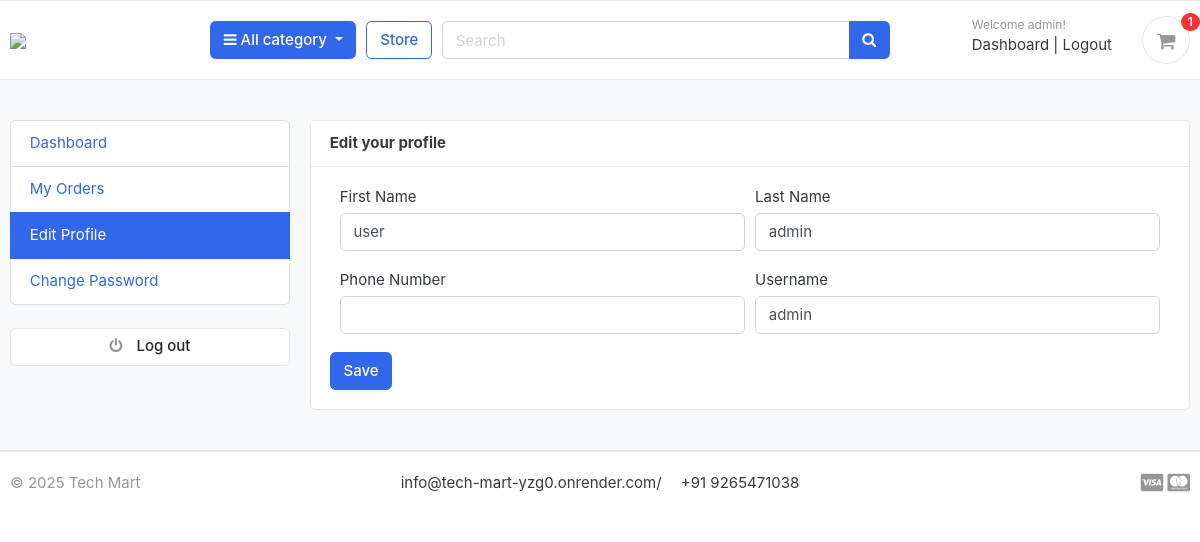
/accounts/edit_profile/ (signed in), run on the app's committed database.
### accounts/models.py (models this page shows, shortened)
class Account(AbstractBaseUser):
    first_name    = models.CharField(max_length=50)
    last_name     = models.CharField(max_length=50)
    username      = models.CharField(max_length=50, unique=True)
    email         = models.EmailField(max_length=100, unique=True)
    phone_number  = models.CharField(max_length=50)
    date_joined   = models.DateTimeField(auto_now_add=True)
    last_login    = models.DateTimeField(auto_now_add=True)
    is_admin      = models.BooleanField(default=False)
    is_staff      = models.BooleanField(default=False)
    is_active     = models.BooleanField(default=False)
    is_superadmin      = models.BooleanField(default=False)
    USERNAME_FIELD = 'email'
    REQUIRED_FIELDS =  ['username','first_name','last_name']
    objects = MyAccountManager()

### accounts/views.py (the view)
# urls.py: path('edit_profile/', views.edit_profile, name='edit_profile'),
@login_required(login_url='login')
def edit_profile(request):
    userprofile = get_object_or_404(userProfile, user=request.user)
    if request.method == 'POST':
        user_form = UserForm(request.POST, instance=request.user)
        profile_form = UserProfileForm(request.POST, request.FILES, instance=userprofile)
        if user_form.is_valid() and profile_form.is_valid():
            user_form.save()
            profile_form.save()
            messages.success(request, 'Your profile has been updated.')
            return redirect('edit_profile')
    else:
        user_form = UserForm(instance=request.user)
        profile_form = UserProfileForm(instance=userprofile)
    context = {
        'user_form': user_form,
        'profile_form': profile_form,
        'userprofile': userprofile,
    }
    return render(request, 'accounts/edit_profile.html', context)

### accounts/forms.py
class UserForm(forms.ModelForm):
    class Meta:
        model = Account
        fields = ('first_name', 'last_name', 'phone_number', 'username')
    def __init__(self, *args, **kwargs):
        super(UserForm, self).__init__(*args, **kwargs)
        for field in self.fields:
            self.fields[field].widget.attrs['class'] = 'form-control'

class UserProfileForm(forms.ModelForm):
    profile_picture = forms.ImageField(required=False, error_messages = {'invalid':("Image files only")}, widget=forms.FileInput)
    class Meta:
        model = userProfile
        fields = ('address_line_1', 'address_line_2', 'city', 'state', 'country', 'profile_picture')
    def __init__(self, *args, **kwargs):
        super(UserProfileForm, self).__init__(*args, **kwargs)
        for field in self.fields:
            self.fields[field].widget.attrs['class'] = 'form-control'

### carts/context_processors.py (called while the page is built)
def counter(request):
    cart_count = 0
    if 'admin' in request.path:
        return {}
    else :
        try:
            cart = Cart.objects.filter(cart_id = _cart_id(request))
            if request.user.is_authenticated:
                cart_items = CartItem.objects.all().filter(user=request.user)
            else:
                cart_items = CartItem.objects.all().filter(cart=cart[:1])
            for cart_item in cart_items:
                cart_count += cart_item.quantity
        except Cart.DoesNotExist:
            cart_count = 0
    return dict(cart_count = cart_count)

### carts/views.py (called while the page is built)
def _cart_id(request):
    cart = request.session.session_key
    if not cart:
        cart = request.session.create()
    return cart

### category/context_processor.py (called while the page is built)
def menu_links(request):
    links = category.objects.all()
    return dict(links=links)

### category/models.py (called while the page is built)
    def get_url(self):
        return reverse('products_by_category', args=[self.slug])

### templates/accounts/edit_profile.html (shortened to what this page needs)
{% extends 'base.html' %}
{% block content %}
<section class="section-conten padding-y bg">
<div class="container">
	<div class="row">
	{% include 'includes/dashboard_sidebar.html' %}
	<main class="col-md-9">
		<article class="card">
		<header class="card-header">
			<strong class="d-inline-block mr-3">Edit your profile</strong>
		</header>
		<div class="card-body">
			<div class="col-md-12">
				<form action="{% url 'edit_profile' %}" method="POST" enctype="multipart/form-data">
					<div class="form-row">
						<div class="form-group col-md-6">
							<label>First Name</label>
							{{user_form.first_name}}
						</div>
						<div class="form-group col-md-6">
							<label>Last Name</label>
							{{user_form.last_name}}
						</div>
					</div>
					<div class="form-row">
						<div class="form-group col-md-6">
							<label>Phone Number</label>
							{{user_form.phone_number}}
						</div>
						<div class="form-group col-md-6">
							<label>Username</label>
							{{user_form.username}}
						</div>
					</div>
					</div>
					<input type="submit" value="Save" class="btn btn-primary">
			</div>
			</div>
		</div>
</section>
{% endblock %}

### templates/includes/navbar.html (shortened to what this page needs)
{% load static %}
<header class="section-header">
    <section class="header-main border-bottom">
        <div class="container">
    <div class="row align-items-center">
        <div class="col-lg-2 col-md-3 col-6">
            <a href="{% url "home" %}" class="brand-wrap">
                <img class="logo" src="{% static './images/logo1.png' %}">
            </a>
        </div>
        <div class="col-lg col-sm col-md col-6 flex-grow-0">
            <div class="category-wrap dropdown d-inline-block float-right">
                <button type="button" class="btn btn-primary dropdown-toggle" data-toggle="dropdown">
                    <i class="fa fa-bars"></i> All category
                </button>
            </div>
        </div>
        <a href="{% url "store" %}" class="btn btn-outline-primary">Store</a>
        <div class="col-lg  col-md-6 col-sm-12 col">
            <form action="{% url 'search'%}" class="search" method="GET">
                <div class="input-group w-100">
                    <input type="text" class="form-control" style="width:60%;" placeholder="Search" name="keyword">
                    <div class="input-group-append">
                      <button class="btn btn-primary" type="submit">
                        <i class="fa fa-search"></i>
                      </button>
                    </div>
                </div>
            </form>
        </div>
        <div class="col-lg-3 col-sm-6 col-8 order-2 order-lg-3">
                    <div class="d-flex justify-content-end mb-3 mb-lg-0">
                        {% if user.id is None %}
                        <div class="widget-header">
                            <small class="title text-muted">Welcome guest!</small>
                            <div>
                                <a href="{%url 'login'%}">Sign in</a> <span class="dark-transp"> | </span>
                                <a href="{% url 'register' %}"> Register</a>
                            </div>
                        </div>
                        {% else %}
                        <div class="widget-header">
                            <small class="title text-muted">Welcome {{ user.username }}!</small>
                            <div>
                                <a href="{% url "dashboard" %}">Dashboard</a><span class="dark-transp"> | </span>
                                <a href="{% url 'logout' %}"> Logout</a>
                            </div>
                        </div>
                        {% endif %}
                        <a href="{% url "cart" %}" class="widget-header pl-3 ml-3">
                            <div class="icon icon-sm rounded-circle border"><i class="fa fa-shopping-cart"></i></div>
                            <span class="badge badge-pill badge-danger notify">{{cart_count}}</span>
                        </a>
                    </div>
                </div>
    </div>
        </div>
    </section>
    </header>

### electronic_bazaar/static/css/ui.css (style rules this page uses)
html { font-family: "Inter", sans-serif; font-size: 15px; }
.icon-xs, .icon-sm, .icon-md, .icon-lg { display: inline-block; text-align: center; flex-shrink: 0; flex-grow: 0; }
.icon-sm { width: 48px; height: 48px; line-height: 48px !important; font-size: 20px; }
.padding-y { padding-top: 40px; padding-bottom: 40px; }
article:after, .form-group:after { display: block; clear: both; content: ""; }
.bg { background-color: #f8f9fa; }
.header-main { position: relative; padding-top: 1rem; padding-bottom: 1rem; }
.brand-wrap .logo, .navbar-brand .logo { margin-right: 7px; max-height: 42px; display: inline-block; }
.widget-header { display: inline-block; vertical-align: middle; position: relative; }
.widget-header a { color: #343a40; }
.widget-header i { color: #969696; }
.widget-header .title { display: block; }
.widget-header .notify { position: absolute; top: -3px; right: -10px; }
.notify { position: absolute; top: -4px; right: -10px; display: inline-block; padding: 0.25em 0.6em; font-size: 12px; line-height: 1; text-align: center; border-radius: 3rem; color: #fff; background-color: #fa3434; }

### data on the page
Account: username "admin", first_name "user", last_name "admin"

### other printed values
{{ cart_count }} "1"
